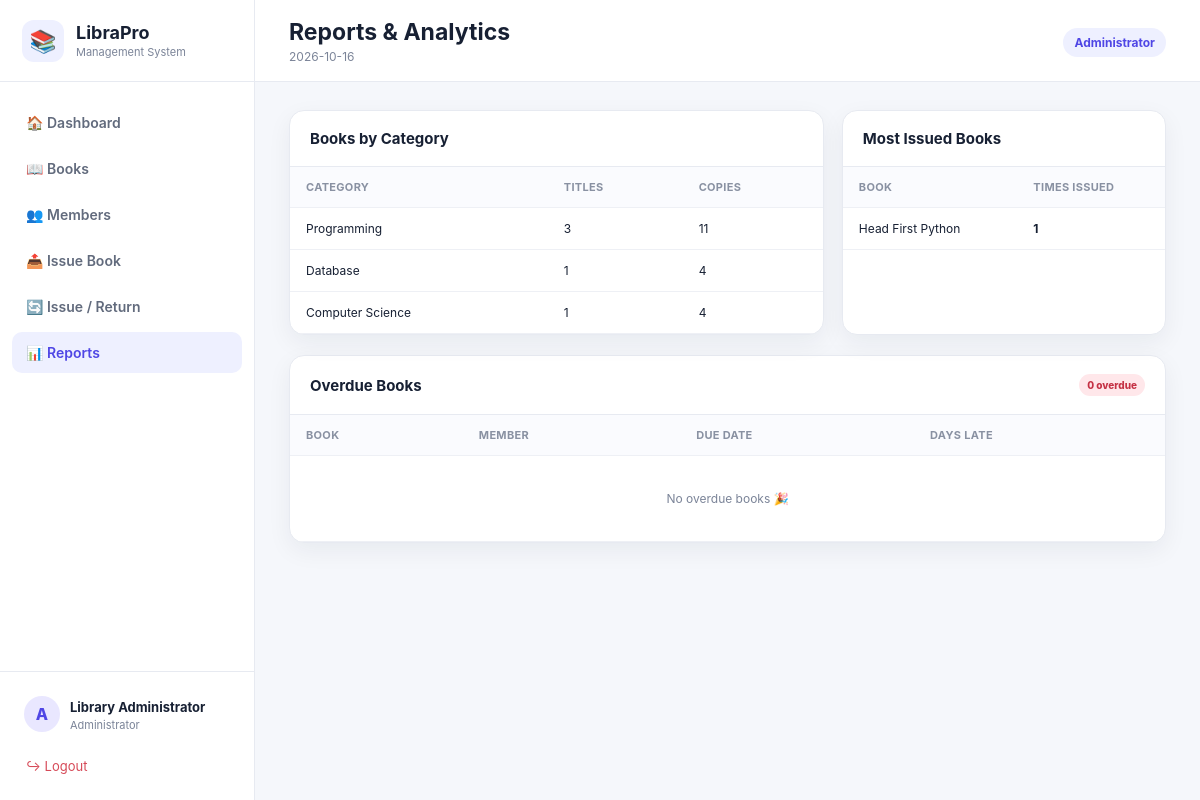
The app's page /reports (signed in) with its own data.
### tables this page shows
CREATE TABLE books (
        id INTEGER PRIMARY KEY AUTOINCREMENT,
        isbn TEXT UNIQUE NOT NULL,
        title TEXT NOT NULL,
        author TEXT NOT NULL,
        category TEXT NOT NULL,
        publisher TEXT,
        year INTEGER,
        quantity INTEGER NOT NULL DEFAULT 1,
        available INTEGER NOT NULL DEFAULT 1,
        shelf TEXT,
        created_at TEXT DEFAULT CURRENT_TIMESTAMP
    );

### app.py (the view)
@app.route("/reports")
@login_required
def reports():
    conn=get_db()
    categories=conn.execute("SELECT category,COUNT(*) count,SUM(quantity) copies FROM books GROUP BY category ORDER BY copies DESC").fetchall()
    overdue=conn.execute("""SELECT loans.*,books.title,members.name,members.member_id
                            FROM loans JOIN books ON books.id=loans.book_id JOIN members ON members.id=loans.member_id
                            WHERE loans.status='Issued' AND loans.due_date < ? ORDER BY loans.due_date""",(date.today().isoformat(),)).fetchall()
    top=conn.execute("""SELECT books.title,COUNT(loans.id) times_issued
                        FROM loans JOIN books ON books.id=loans.book_id GROUP BY books.id
                        ORDER BY times_issued DESC LIMIT 10""").fetchall()
    conn.close()
    return render_template("reports.html", categories=categories, overdue=overdue, top=top)

### app.py (called while the page is built)
def get_db():
    conn = sqlite3.connect(DB)
    conn.row_factory = sqlite3.Row
    conn.execute("PRAGMA foreign_keys = ON")
    return conn

def login_required(fn):
    @wraps(fn)
    def wrapper(*args, **kwargs):
        if "user_id" not in session:
            return redirect(url_for("login"))
        return fn(*args, **kwargs)
    return wrapper

@app.context_processor
def inject_globals():
    return {"today": date.today().isoformat(), "current_year": datetime.now().year}

### templates/reports.html (shortened to what this page needs)
{% extends "base.html" %}
{% block page_heading %}Reports & Analytics{% endblock %}
{% block content %}
<div class="grid-2">
<section class="panel"><div class="panel-head"><h3>Books by Category</h3></div><div class="table-wrap"><table><thead><tr><th>Category</th><th>Titles</th><th>Copies</th></tr></thead><tbody>{% for x in categories %}<tr><td>{{ x.category }}</td><td>{{ x.count }}</td><td>{{ x.copies }}</td></tr>{% else %}<tr><td colspan="3">No data.</td></tr>{% endfor %}</tbody></table></div></section>
<section class="panel"><div class="panel-head"><h3>Most Issued Books</h3></div><div class="table-wrap"><table><thead><tr><th>Book</th><th>Times Issued</th></tr></thead><tbody>{% for x in top %}<tr><td>{{ x.title }}</td><td><b>{{ x.times_issued }}</b></td></tr>{% else %}<tr><td colspan="2">No issue data yet.</td></tr>{% endfor %}</tbody></table></div></section>
</div>
<section class="panel"><div class="panel-head"><h3>Overdue Books</h3><span class="badge overdue">{{ overdue|length }} overdue</span></div><div class="table-wrap"><table><thead><tr><th>Book</th><th>Member</th><th>Due Date</th><th>Days Late</th></tr></thead><tbody>
{% for x in overdue %}<tr><td>{{ x.title }}</td><td>{{ x.name }} ({{ x.member_id }})</td><td>{{ x.due_date }}</td><td class="danger-text">{{ ((today|string)[:10]|string) }}</td></tr>{% else %}<tr><td colspan="4" class="empty">No overdue books 🎉</td></tr>{% endfor %}
</tbody></table></div></section>
{% endblock %}

### css/style.css (style rules this page uses)
:root { --primary:#4f46e5;--primary2:#6366f1;--bg:#f5f7fb;--card:#fff;--text:#172033;--muted:#7b8498;--border:#e7eaf1;--danger:#dc3545;--success:#159570;--shadow:0 8px 25px rgba(23,32,51,.06) }
* { box-sizing:border-box }
body { margin:0;font-family:Inter,ui-sans-serif,system-ui,-apple-system,Segoe UI,Arial,sans-serif;background:var(--bg);color:var(--text) }
.stat-card,.panel,.form-card { background:var(--card);border:1px solid var(--border);border-radius:15px;box-shadow:var(--shadow) }
.grid-2 { display:grid;grid-template-columns:1.65fr 1fr;gap:18px;margin-bottom:20px }
.panel { overflow:hidden }
.panel-head { padding:18px 20px;border-bottom:1px solid var(--border);display:flex;align-items:center;justify-content:space-between }
.panel-head h3 { margin:0;font-size:15px }
.table-wrap { overflow:auto }
table { width:100%;border-collapse:collapse;font-size:12px }
th { background:#fafbfe;color:#8991a2;text-align:left;font-weight:700;font-size:11px;text-transform:uppercase;letter-spacing:.3px }
th,td { padding:13px 16px;border-bottom:1px solid #eef0f5;white-space:nowrap }
.empty { text-align:center;color:var(--muted);padding:35px!important }
.badge { display:inline-block;padding:5px 8px;border-radius:20px;background:#edf0f7;color:#5f6878;font-size:10px;font-weight:800 }
.badge.overdue,.badge.inactive { background:#ffe7ea;color:#c53245 }

### records on screen
books: category "Database", count "1", copies "4"
books: category "Computer Science", count "1", copies "4"
books: title "Head First Python", times_issued "1"

### other values on screen
{{ session.get('user_name','Admin') }} "Library Administrator"
{{ session.get('role','Librarian') }} "Administrator"
{{ x.category }} "Programming"
{{ x.count }} "3"
{{ x.copies }} "11"
{{ overdue|length }} "0"
